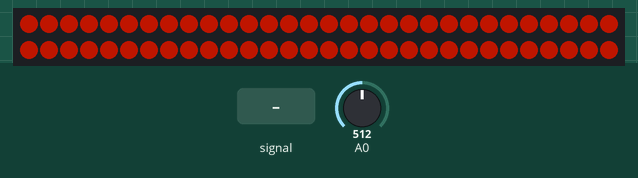
Bench run of a sketch on a simulated Arduino Uno, built with avr-gcc and run on an emulated ATmega328P. Parts: 60 RGB LEDs in strip order, left to right, continuing on the next row. Inputs (shaded band) come from the test bench; at power-on: A0 = 512. Dim RGB values are drawn brighter than linear.

Above: at 4.2 s.
4.3 s: A0 set to 0
At 5.4 s:
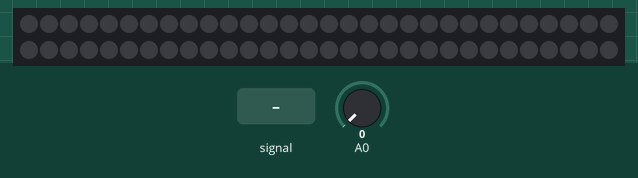
6.1 s: A0 set to 122
At 6.56 s:
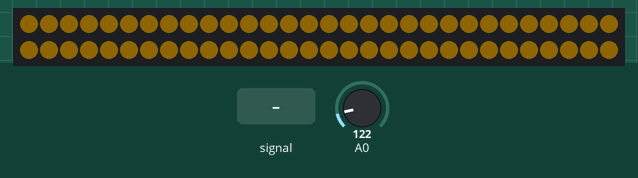
9.1 s: A0 set to 306
At 9.35 s:
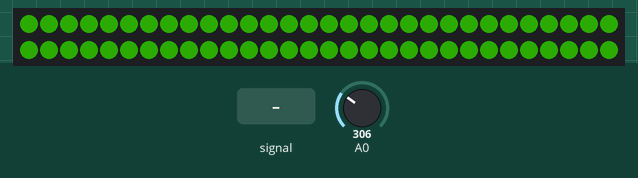
10.6 s: A0 fed a 200 Hz sine of ±81 counts around its level
At 12.5 s:
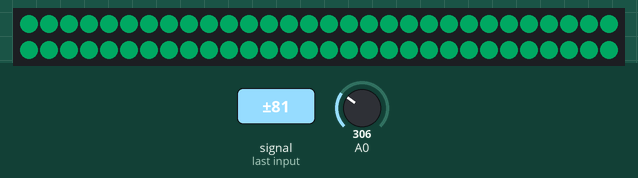
13.6 s: A0 fed a 1000 Hz sine of ±255 counts around its level
At 13.89 s:
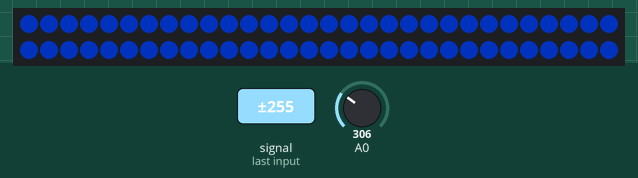
Timing chart, 0 to 16.6 s (numbered marks = the images above; inputs shaded):
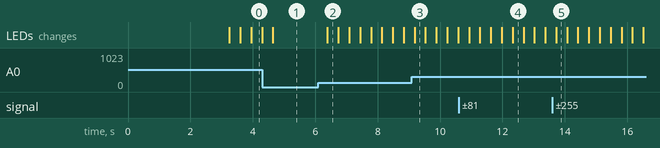

The sketch:

betterMonitorLights.ino
```cpp
#include "FastLED.h"
#include <FastLED.h>
#include "Average.h"
#include <Average.h>

FASTLED_USING_NAMESPACE

#if defined(FASTLED_VERSION) && (FASTLED_VERSION < 3001000)
#warning "Requires FastLED 3.1 or later; check github for latest code."
#endif

#define DATA_PIN    2

#define LED_TYPE    WS2812B
#define COLOR_ORDER GRB
#define NUM_LEDS    60
// CRGB leds[NUM_LEDS];
CRGBArray<NUM_LEDS> leds;
int BRIGHTNESS = 60;
#define FRAMES_PER_SECOND  120
void setup() {
  delay(3000); // 3 second delay for recovery
  FastLED.addLeds<LED_TYPE, DATA_PIN, COLOR_ORDER>(leds, NUM_LEDS).setCorrection(TypicalLEDStrip);
  FastLED.setBrightness(BRIGHTNESS);
  Serial.begin(9600);

}

Average<float> ave(10);

int i = 0;
uint8_t gHue = 0; // rotating "base color" used by many of the patterns

void loop()
{

    for (int i = 0; i < NUM_LEDS; i++)
    {
      leds[i] = CHSV(gHue, 255, 255);
    }


  for (int i = 0; i < 1200; i++)
  {
    ave.push(map(analogRead(A0), 0, 1023, 0, 200));
  }
  int x = (int)ave.get(i);


    BRIGHTNESS = x;


    FastLED.setBrightness(BRIGHTNESS);
    gHue += 5;


    fadeToBlackBy( leds, NUM_LEDS, 20);
   // fill_rainbow( leds, NUM_LEDS, gHue, 2);
    FastLED.show();
    delay (100);
}
```

Measured:
- after the input at 4.3 s, the LEDs: change after 0.35 s (image 1)
- after the input at 6.1 s, the LEDs: change after 0.29 s (image 2)
